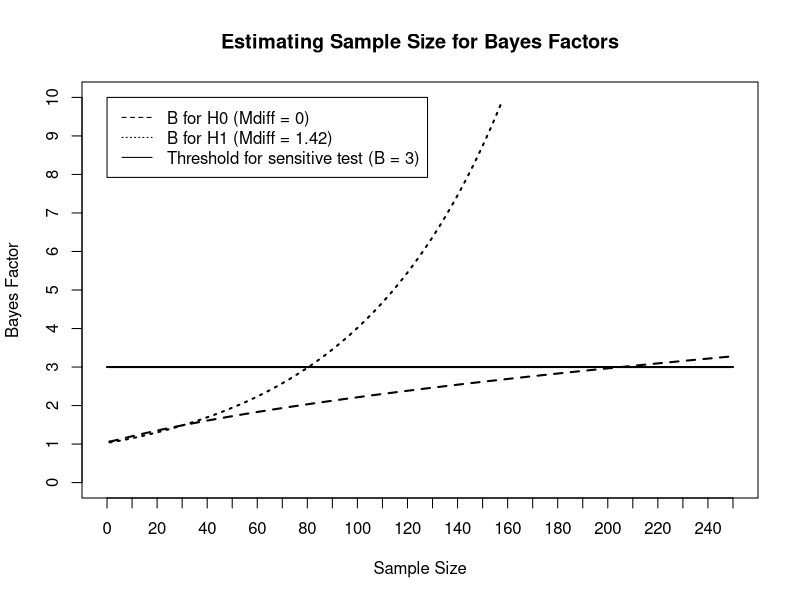

Write R code to recreate this figure.
# Estimating sample size
# Instructions from: https://www.youtube.com/watch?v=10Lsm_o_GRg



## Run the Dienes & McLatchie Bayes factor calculator
Bft<-function(sd, obtained, dfdata, meanoftheory, sdtheory, dftheory, tail = 2)
{
  area <- 0
  normarea <- 0
  theta <- meanoftheory - 10 * sdtheory
  incr <- sdtheory/200
  for (A in -2000:2000){
    theta <- theta + incr
    dist_theta <- dt((theta-meanoftheory)/sdtheory, df=dftheory)
    if(identical(tail, 1)){
      if (theta <= 0){
        dist_theta <- 0
      } else {
        dist_theta <- dist_theta * 2
      }
    }
    height <- dist_theta * dt((obtained-theta)/sd, df = dfdata)
    area <- area + height * incr
    normarea <- normarea + dist_theta*incr
  }
  LikelihoodTheory <- area/normarea
  Likelihoodnull <- dt(obtained/sd, df = dfdata)
  BayesFactor <- LikelihoodTheory/Likelihoodnull
  BayesFactor
}




# Example data from Gerontology Article:
# Bunce, Batterham & Mackinnon (2018)
# reported that non-frail adults (M=11.53, SD=3.52, N=304) recalled significantly more names of animals than frail adults (M=10.11, SD=3.20, N=154), 
# t(456)=4.20, p<.001

# Need: SE from a previous study 
bunce.se <- (11.53-10.11) / 4.20 # 0.3380952, calculated from Mdif / t

# Need: N from previous study 
bunce.n <- 304+154 # 458

# Predicted effect size for H1 
bunce.mdif <- 11.53-10.11 # 1.42
obtain.h1 <- bunce.mdif

# Predicted effect size for H0 (here = 0)
obtain.h0 <- 0


## Sample size estimation

# Number of subjects we are willing to test
n = seq(2, 250, 1)
nmax=250-2 # 248

# standard error of the estimate based on the obtained SD
se_diff = (bunce.se)*sqrt(bunce.n/n) # the standard error varies as the square root of n, or in this case, the change in the magnitude of n

# Calculate B for different sample sizes for H0
x <- 1/Bft(se_diff , obtain.h0  , n-1, meanoftheory=0, sdtheory=bunce.mdif, dftheory=100000, tail=1)
x # 207 participants needed, B = 3.005284

# Calculate B for different sample sizes for H1
y <- Bft(se_diff , obtain.h1  , n-1, meanoftheory=0, sdtheory=bunce.mdif, dftheory=100000, tail=1)
y # 82 participants needed, B =  3.025245



# plot H1 uniform

plot(x = x,
     type = "l",                            # Specify that you want to plot a line graph
     lwd = 2,                               # Thickness of line
     lty = 2,
     col = "black",                          # Colour of line
     xlim=c(0,250),                          # Set limit of x-axis
     ylim=c(0,10),                         # Set limit of y-axis
     frame.plot=TRUE,                       # Do plot the frame of the graph
     xlab="Sample Size",                    # Title for x-axis
     ylab= "Bayes Factor",                             # Title for y-axis
     axes = FALSE,                          # Don't plot the scales by default
     main=paste("Estimating Sample Size for Bayes Factors"))     # Main title
segments(0, 3, 250, 3, col= 'black', lwd=2, lty=1)          # Add a black horizontal line
lines(y[y<10 ], lwd=2, lty=3)
Axis(side=1,at=seq(0, 250, by = 10))
Axis(side=2,at=seq(0,10, by=1))
legend(0,10,legend=c("B for H0 (Mdiff = 0)","B for H1 (Mdiff = 1.42)", "Threshold for sensitive test (B = 3)"),
       text.col="black", lty = c(2,3,1))

dev.copy(png,'Estimating Sample Size Based on Bunce et al 2018.png')             # Save whatever is in displayed in the plot viewer in my wd
dev.off()
